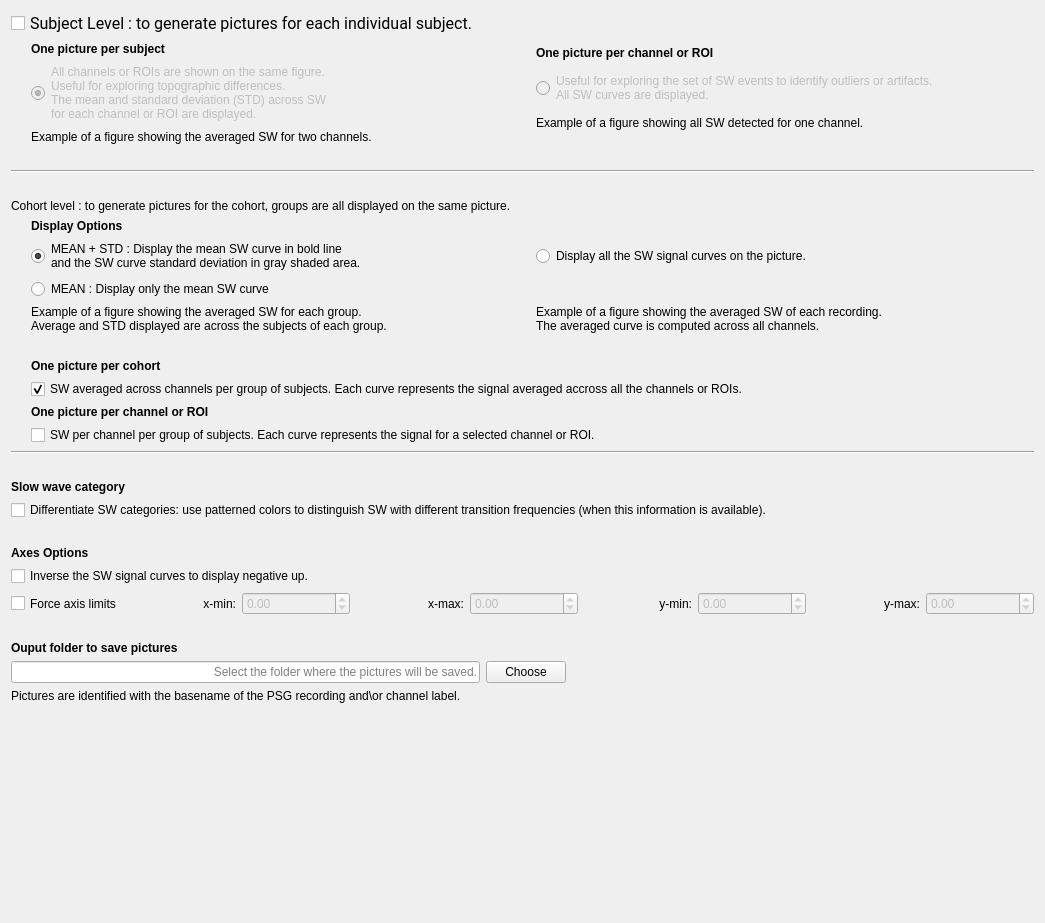
<?xml version="1.0" encoding="UTF-8"?>
<ui version="4.0">
 <class>OutputFiles</class>
 <widget class="QWidget" name="OutputFiles">
  <property name="geometry">
   <rect>
    <x>0</x>
    <y>0</y>
    <width>1045</width>
    <height>923</height>
   </rect>
  </property>
  <property name="windowTitle">
   <string/>
  </property>
  <property name="styleSheet">
   <string notr="true">font: 12pt &quot;Roboto&quot;;</string>
  </property>
  <layout class="QVBoxLayout" name="verticalLayout_6">
   <item>
    <layout class="QVBoxLayout" name="verticalLayout_5">
     <item>
      <widget class="QCheckBox" name="checkBox_enable_subject">
       <property name="sizePolicy">
        <sizepolicy hsizetype="Minimum" vsizetype="Preferred">
         <horstretch>0</horstretch>
         <verstretch>0</verstretch>
        </sizepolicy>
       </property>
       <property name="font">
        <font>
         <family>Roboto</family>
         <pointsize>12</pointsize>
         <italic>false</italic>
         <bold>false</bold>
        </font>
       </property>
       <property name="text">
        <string>Subject Level : to generate pictures for each individual subject.</string>
       </property>
      </widget>
     </item>
     <item>
      <layout class="QHBoxLayout" name="horizontalLayout">
       <item>
        <spacer name="horizontalSpacer_2">
         <property name="orientation">
          <enum>Qt::Orientation::Horizontal</enum>
         </property>
         <property name="sizeType">
          <enum>QSizePolicy::Policy::Fixed</enum>
         </property>
         <property name="sizeHint" stdset="0">
          <size>
           <width>20</width>
           <height>20</height>
          </size>
         </property>
        </spacer>
       </item>
       <item>
        <layout class="QVBoxLayout" name="verticalLayout">
         <item>
          <widget class="QLabel" name="label_9">
           <property name="text">
            <string>&lt;html&gt;&lt;head/&gt;&lt;body&gt;&lt;p&gt;&lt;span style=&quot; font-weight:600;&quot;&gt;One picture per subject&lt;/span&gt;&lt;/p&gt;&lt;/body&gt;&lt;/html&gt;</string>
           </property>
          </widget>
         </item>
         <item>
          <widget class="QRadioButton" name="radioButton_subject_avg">
           <property name="enabled">
            <bool>false</bool>
           </property>
           <property name="sizePolicy">
            <sizepolicy hsizetype="Minimum" vsizetype="Preferred">
             <horstretch>0</horstretch>
             <verstretch>0</verstretch>
            </sizepolicy>
           </property>
           <property name="toolTip">
            <string>Check the display option 'MEAN' in order to check this option.</string>
           </property>
           <property name="text">
            <string>All channels or ROIs are shown on the same figure.
Useful for exploring topographic differences.
The mean and standard deviation (STD) across SW
for each channel or ROI are displayed.</string>
           </property>
           <property name="checked">
            <bool>true</bool>
           </property>
           <attribute name="buttonGroup">
            <string notr="true">buttonGroup_subject_pics</string>
           </attribute>
          </widget>
         </item>
         <item>
          <widget class="QLabel" name="label_17">
           <property name="text">
            <string>Example of a figure showing the averaged SW for two channels.</string>
           </property>
          </widget>
         </item>
         <item>
          <widget class="QLabel" name="label_subject_pic_mean">
           <property name="frameShape">
            <enum>QFrame::Shape::NoFrame</enum>
           </property>
           <property name="text">
            <string/>
           </property>
           <property name="scaledContents">
            <bool>false</bool>
           </property>
          </widget>
         </item>
        </layout>
       </item>
       <item>
        <layout class="QVBoxLayout" name="verticalLayout_4">
         <item>
          <widget class="QLabel" name="label_10">
           <property name="text">
            <string>&lt;html&gt;&lt;head/&gt;&lt;body&gt;&lt;p&gt;&lt;span style=&quot; font-weight:600;&quot;&gt;One picture per channel or ROI&lt;/span&gt;&lt;/p&gt;&lt;/body&gt;&lt;/html&gt;</string>
           </property>
          </widget>
         </item>
         <item>
          <widget class="QRadioButton" name="radioButton_subject_sel">
           <property name="enabled">
            <bool>false</bool>
           </property>
           <property name="sizePolicy">
            <sizepolicy hsizetype="Minimum" vsizetype="Preferred">
             <horstretch>0</horstretch>
             <verstretch>0</verstretch>
            </sizepolicy>
           </property>
           <property name="toolTip">
            <string>Check the display option 'Display all the SW' in order to check this option.</string>
           </property>
           <property name="text">
            <string>Useful for exploring the set of SW events to identify outliers or artifacts.
All SW curves are displayed.</string>
           </property>
           <attribute name="buttonGroup">
            <string notr="true">buttonGroup_subject_pics</string>
           </attribute>
          </widget>
         </item>
         <item>
          <widget class="QLabel" name="label_18">
           <property name="text">
            <string>Example of a figure showing all SW detected for one channel.</string>
           </property>
          </widget>
         </item>
         <item>
          <widget class="QLabel" name="label_subject_pic_all">
           <property name="frameShape">
            <enum>QFrame::Shape::NoFrame</enum>
           </property>
           <property name="text">
            <string/>
           </property>
           <property name="scaledContents">
            <bool>false</bool>
           </property>
          </widget>
         </item>
        </layout>
       </item>
      </layout>
     </item>
     <item>
      <widget class="Line" name="line">
       <property name="orientation">
        <enum>Qt::Orientation::Horizontal</enum>
       </property>
      </widget>
     </item>
     <item>
      <spacer name="verticalSpacer_3">
       <property name="orientation">
        <enum>Qt::Orientation::Vertical</enum>
       </property>
       <property name="sizeType">
        <enum>QSizePolicy::Policy::Fixed</enum>
       </property>
       <property name="sizeHint" stdset="0">
        <size>
         <width>20</width>
         <height>20</height>
        </size>
       </property>
      </spacer>
     </item>
     <item>
      <widget class="QLabel" name="label_2">
       <property name="text">
        <string>&lt;html&gt;&lt;head/&gt;&lt;body&gt;&lt;p&gt;Cohort level : to generate pictures for the cohort, groups are all displayed on the same picture.&lt;/p&gt;&lt;/body&gt;&lt;/html&gt;</string>
       </property>
      </widget>
     </item>
     <item>
      <layout class="QHBoxLayout" name="horizontalLayout_2">
       <item>
        <spacer name="horizontalSpacer">
         <property name="orientation">
          <enum>Qt::Orientation::Horizontal</enum>
         </property>
         <property name="sizeType">
          <enum>QSizePolicy::Policy::Fixed</enum>
         </property>
         <property name="sizeHint" stdset="0">
          <size>
           <width>20</width>
           <height>20</height>
          </size>
         </property>
        </spacer>
       </item>
       <item>
        <layout class="QVBoxLayout" name="verticalLayout_2">
         <item>
          <widget class="QLabel" name="label_3">
           <property name="text">
            <string>&lt;html&gt;&lt;head/&gt;&lt;body&gt;&lt;p&gt;&lt;span style=&quot; font-weight:700;&quot;&gt;Display Options&lt;/span&gt;&lt;/p&gt;&lt;/body&gt;&lt;/html&gt;</string>
           </property>
          </widget>
         </item>
         <item>
          <layout class="QGridLayout" name="gridLayout">
           <item row="3" column="1">
            <widget class="QLabel" name="label_cohort_pic_all">
             <property name="enabled">
              <bool>true</bool>
             </property>
             <property name="sizePolicy">
              <sizepolicy hsizetype="Preferred" vsizetype="Preferred">
               <horstretch>0</horstretch>
               <verstretch>0</verstretch>
              </sizepolicy>
             </property>
             <property name="minimumSize">
              <size>
               <width>0</width>
               <height>0</height>
              </size>
             </property>
             <property name="maximumSize">
              <size>
               <width>16777215</width>
               <height>16777215</height>
              </size>
             </property>
             <property name="frameShape">
              <enum>QFrame::Shape::NoFrame</enum>
             </property>
             <property name="text">
              <string/>
             </property>
             <property name="scaledContents">
              <bool>false</bool>
             </property>
             <property name="alignment">
              <set>Qt::AlignmentFlag::AlignLeading|Qt::AlignmentFlag::AlignLeft|Qt::AlignmentFlag::AlignVCenter</set>
             </property>
            </widget>
           </item>
           <item row="0" column="1">
            <widget class="QRadioButton" name="radioButton_all">
             <property name="text">
              <string>Display all the SW signal curves on the picture.</string>
             </property>
             <attribute name="buttonGroup">
              <string notr="true">buttonGroup_mean</string>
             </attribute>
            </widget>
           </item>
           <item row="1" column="0">
            <widget class="QRadioButton" name="radioButton_mean">
             <property name="text">
              <string>MEAN : Display only the mean SW curve</string>
             </property>
             <attribute name="buttonGroup">
              <string notr="true">buttonGroup_mean</string>
             </attribute>
            </widget>
           </item>
           <item row="0" column="0">
            <widget class="QRadioButton" name="radioButton_meanstd">
             <property name="sizePolicy">
              <sizepolicy hsizetype="Minimum" vsizetype="Preferred">
               <horstretch>0</horstretch>
               <verstretch>0</verstretch>
              </sizepolicy>
             </property>
             <property name="minimumSize">
              <size>
               <width>0</width>
               <height>0</height>
              </size>
             </property>
             <property name="text">
              <string>MEAN + STD : Display the mean SW curve in bold line
and the SW curve standard deviation in gray shaded area.</string>
             </property>
             <property name="checked">
              <bool>true</bool>
             </property>
             <attribute name="buttonGroup">
              <string notr="true">buttonGroup_mean</string>
             </attribute>
            </widget>
           </item>
           <item row="3" column="0">
            <widget class="QLabel" name="label_cohort_pic_shade">
             <property name="sizePolicy">
              <sizepolicy hsizetype="Preferred" vsizetype="Preferred">
               <horstretch>0</horstretch>
               <verstretch>0</verstretch>
              </sizepolicy>
             </property>
             <property name="minimumSize">
              <size>
               <width>0</width>
               <height>0</height>
              </size>
             </property>
             <property name="maximumSize">
              <size>
               <width>16777215</width>
               <height>16777215</height>
              </size>
             </property>
             <property name="frameShape">
              <enum>QFrame::Shape::NoFrame</enum>
             </property>
             <property name="text">
              <string/>
             </property>
             <property name="scaledContents">
              <bool>false</bool>
             </property>
            </widget>
           </item>
           <item row="2" column="0">
            <widget class="QLabel" name="label_6">
             <property name="text">
              <string>Example of a figure showing the averaged SW for each group.
Average and STD displayed are across the subjects of each group.</string>
             </property>
            </widget>
           </item>
           <item row="2" column="1">
            <widget class="QLabel" name="label_7">
             <property name="text">
              <string>Example of a figure showing the averaged SW of each recording.
The averaged curve is computed across all channels.</string>
             </property>
            </widget>
           </item>
          </layout>
         </item>
         <item>
          <widget class="QLabel" name="label_11">
           <property name="text">
            <string>&lt;html&gt;&lt;head/&gt;&lt;body&gt;&lt;p&gt;&lt;span style=&quot; font-weight:600;&quot;&gt;One picture per cohort&lt;/span&gt;&lt;/p&gt;&lt;/body&gt;&lt;/html&gt;</string>
           </property>
          </widget>
         </item>
         <item>
          <widget class="QCheckBox" name="checkBox_cohort_avg">
           <property name="sizePolicy">
            <sizepolicy hsizetype="Minimum" vsizetype="Preferred">
             <horstretch>0</horstretch>
             <verstretch>0</verstretch>
            </sizepolicy>
           </property>
           <property name="text">
            <string>SW averaged across channels per group of subjects. Each curve represents the signal averaged accross all the channels or ROIs.</string>
           </property>
           <property name="checked">
            <bool>true</bool>
           </property>
          </widget>
         </item>
         <item>
          <widget class="QLabel" name="label_12">
           <property name="text">
            <string>&lt;html&gt;&lt;head/&gt;&lt;body&gt;&lt;p&gt;&lt;span style=&quot; font-weight:600;&quot;&gt;One picture per channel or ROI&lt;/span&gt;&lt;/p&gt;&lt;/body&gt;&lt;/html&gt;</string>
           </property>
          </widget>
         </item>
         <item>
          <widget class="QCheckBox" name="checkBox_cohort_sel">
           <property name="sizePolicy">
            <sizepolicy hsizetype="Minimum" vsizetype="Preferred">
             <horstretch>0</horstretch>
             <verstretch>0</verstretch>
            </sizepolicy>
           </property>
           <property name="text">
            <string>SW per channel per group of subjects. Each curve represents the signal for a selected channel or ROI.</string>
           </property>
          </widget>
         </item>
        </layout>
       </item>
      </layout>
     </item>
     <item>
      <widget class="Line" name="line_2">
       <property name="orientation">
        <enum>Qt::Orientation::Horizontal</enum>
       </property>
      </widget>
     </item>
     <item>
      <spacer name="verticalSpacer_8">
       <property name="orientation">
        <enum>Qt::Orientation::Vertical</enum>
       </property>
       <property name="sizeType">
        <enum>QSizePolicy::Policy::Fixed</enum>
       </property>
       <property name="sizeHint" stdset="0">
        <size>
         <width>20</width>
         <height>20</height>
        </size>
       </property>
      </spacer>
     </item>
     <item>
      <layout class="QVBoxLayout" name="verticalLayout_7">
       <item>
        <widget class="QLabel" name="label_8">
         <property name="sizePolicy">
          <sizepolicy hsizetype="Preferred" vsizetype="Preferred">
           <horstretch>0</horstretch>
           <verstretch>0</verstretch>
          </sizepolicy>
         </property>
         <property name="text">
          <string>&lt;html&gt;&lt;head/&gt;&lt;body&gt;&lt;p&gt;&lt;span style=&quot; font-weight:600;&quot;&gt;Slow wave category&lt;/span&gt;&lt;/p&gt;&lt;/body&gt;&lt;/html&gt;</string>
         </property>
        </widget>
       </item>
       <item>
        <widget class="QCheckBox" name="checkBox_category">
         <property name="sizePolicy">
          <sizepolicy hsizetype="Minimum" vsizetype="Preferred">
           <horstretch>0</horstretch>
           <verstretch>0</verstretch>
          </sizepolicy>
         </property>
         <property name="text">
          <string>Differentiate SW categories: use patterned colors to distinguish SW with different transition frequencies (when this information is available).</string>
         </property>
        </widget>
       </item>
      </layout>
     </item>
     <item>
      <spacer name="verticalSpacer_9">
       <property name="orientation">
        <enum>Qt::Orientation::Vertical</enum>
       </property>
       <property name="sizeType">
        <enum>QSizePolicy::Policy::Fixed</enum>
       </property>
       <property name="sizeHint" stdset="0">
        <size>
         <width>20</width>
         <height>20</height>
        </size>
       </property>
      </spacer>
     </item>
     <item>
      <layout class="QVBoxLayout" name="verticalLayout_3">
       <item>
        <widget class="QLabel" name="label">
         <property name="text">
          <string>&lt;html&gt;&lt;head/&gt;&lt;body&gt;&lt;p&gt;&lt;span style=&quot; font-weight:600;&quot;&gt;Axes Options&lt;/span&gt;&lt;/p&gt;&lt;/body&gt;&lt;/html&gt;</string>
         </property>
        </widget>
       </item>
       <item>
        <widget class="QCheckBox" name="checkBox_inverse">
         <property name="sizePolicy">
          <sizepolicy hsizetype="Minimum" vsizetype="Preferred">
           <horstretch>0</horstretch>
           <verstretch>0</verstretch>
          </sizepolicy>
         </property>
         <property name="text">
          <string>Inverse the SW signal curves to display negative up.</string>
         </property>
        </widget>
       </item>
       <item>
        <layout class="QHBoxLayout" name="horizontalLayout_5">
         <item>
          <widget class="QCheckBox" name="checkBox_force_axis">
           <property name="sizePolicy">
            <sizepolicy hsizetype="Minimum" vsizetype="Preferred">
             <horstretch>0</horstretch>
             <verstretch>0</verstretch>
            </sizepolicy>
           </property>
           <property name="toolTip">
            <string>Enable this option for consistent axes across all pictures and define the axes limits. Otherwise, the axes are automatically determined based on the data.</string>
           </property>
           <property name="text">
            <string>Force axis limits</string>
           </property>
          </widget>
         </item>
         <item>
          <widget class="QLabel" name="label_13">
           <property name="text">
            <string>x-min:</string>
           </property>
           <property name="alignment">
            <set>Qt::AlignmentFlag::AlignRight|Qt::AlignmentFlag::AlignTrailing|Qt::AlignmentFlag::AlignVCenter</set>
           </property>
          </widget>
         </item>
         <item>
          <widget class="QDoubleSpinBox" name="doubleSpinBox_xmin">
           <property name="enabled">
            <bool>false</bool>
           </property>
           <property name="minimum">
            <double>-5.000000000000000</double>
           </property>
           <property name="maximum">
            <double>5.000000000000000</double>
           </property>
           <property name="singleStep">
            <double>0.500000000000000</double>
           </property>
          </widget>
         </item>
         <item>
          <widget class="QLabel" name="label_14">
           <property name="text">
            <string>x-max:</string>
           </property>
           <property name="alignment">
            <set>Qt::AlignmentFlag::AlignRight|Qt::AlignmentFlag::AlignTrailing|Qt::AlignmentFlag::AlignVCenter</set>
           </property>
          </widget>
         </item>
         <item>
          <widget class="QDoubleSpinBox" name="doubleSpinBox_xmax">
           <property name="enabled">
            <bool>false</bool>
           </property>
           <property name="minimum">
            <double>-5.000000000000000</double>
           </property>
           <property name="maximum">
            <double>5.000000000000000</double>
           </property>
           <property name="singleStep">
            <double>0.500000000000000</double>
           </property>
          </widget>
         </item>
         <item>
          <widget class="QLabel" name="label_15">
           <property name="text">
            <string>y-min:</string>
           </property>
           <property name="alignment">
            <set>Qt::AlignmentFlag::AlignRight|Qt::AlignmentFlag::AlignTrailing|Qt::AlignmentFlag::AlignVCenter</set>
           </property>
          </widget>
         </item>
         <item>
          <widget class="QDoubleSpinBox" name="doubleSpinBox_ymin">
           <property name="enabled">
            <bool>false</bool>
           </property>
           <property name="minimum">
            <double>-500.000000000000000</double>
           </property>
           <property name="maximum">
            <double>500.000000000000000</double>
           </property>
           <property name="singleStep">
            <double>50.000000000000000</double>
           </property>
          </widget>
         </item>
         <item>
          <widget class="QLabel" name="label_16">
           <property name="text">
            <string>y-max:</string>
           </property>
           <property name="alignment">
            <set>Qt::AlignmentFlag::AlignRight|Qt::AlignmentFlag::AlignTrailing|Qt::AlignmentFlag::AlignVCenter</set>
           </property>
          </widget>
         </item>
         <item>
          <widget class="QDoubleSpinBox" name="doubleSpinBox_ymax">
           <property name="enabled">
            <bool>false</bool>
           </property>
           <property name="minimum">
            <double>-500.000000000000000</double>
           </property>
           <property name="maximum">
            <double>500.000000000000000</double>
           </property>
           <property name="singleStep">
            <double>50.000000000000000</double>
           </property>
          </widget>
         </item>
        </layout>
       </item>
      </layout>
     </item>
     <item>
      <spacer name="verticalSpacer_5">
       <property name="orientation">
        <enum>Qt::Orientation::Vertical</enum>
       </property>
       <property name="sizeType">
        <enum>QSizePolicy::Policy::Fixed</enum>
       </property>
       <property name="sizeHint" stdset="0">
        <size>
         <width>20</width>
         <height>20</height>
        </size>
       </property>
      </spacer>
     </item>
     <item>
      <layout class="QVBoxLayout" name="verticalLayout_9">
       <item>
        <widget class="QLabel" name="label_4">
         <property name="text">
          <string>&lt;html&gt;&lt;head/&gt;&lt;body&gt;&lt;p&gt;&lt;span style=&quot; font-weight:600;&quot;&gt;Ouput folder to save pictures&lt;/span&gt;&lt;/p&gt;&lt;/body&gt;&lt;/html&gt;</string>
         </property>
        </widget>
       </item>
       <item>
        <layout class="QHBoxLayout" name="horizontalLayout_3">
         <item>
          <widget class="QLineEdit" name="lineEdit_output">
           <property name="minimumSize">
            <size>
             <width>0</width>
             <height>0</height>
            </size>
           </property>
           <property name="maximumSize">
            <size>
             <width>900</width>
             <height>16777215</height>
            </size>
           </property>
           <property name="alignment">
            <set>Qt::AlignmentFlag::AlignRight|Qt::AlignmentFlag::AlignTrailing|Qt::AlignmentFlag::AlignVCenter</set>
           </property>
           <property name="placeholderText">
            <string>Select the folder where the pictures will be saved.</string>
           </property>
          </widget>
         </item>
         <item>
          <widget class="QPushButton" name="pushButton_choose">
           <property name="minimumSize">
            <size>
             <width>80</width>
             <height>0</height>
            </size>
           </property>
           <property name="maximumSize">
            <size>
             <width>50</width>
             <height>16777215</height>
            </size>
           </property>
           <property name="text">
            <string>Choose</string>
           </property>
          </widget>
         </item>
         <item>
          <spacer name="horizontalSpacer_3">
           <property name="orientation">
            <enum>Qt::Orientation::Horizontal</enum>
           </property>
           <property name="sizeType">
            <enum>QSizePolicy::Policy::Expanding</enum>
           </property>
           <property name="sizeHint" stdset="0">
            <size>
             <width>40</width>
             <height>20</height>
            </size>
           </property>
          </spacer>
         </item>
        </layout>
       </item>
       <item>
        <widget class="QLabel" name="label_5">
         <property name="text">
          <string>Pictures are identified with the basename of the PSG recording and\or channel label.</string>
         </property>
        </widget>
       </item>
      </layout>
     </item>
     <item>
      <spacer name="verticalSpacer_2">
       <property name="orientation">
        <enum>Qt::Orientation::Vertical</enum>
       </property>
       <property name="sizeHint" stdset="0">
        <size>
         <width>20</width>
         <height>126</height>
        </size>
       </property>
      </spacer>
     </item>
    </layout>
   </item>
  </layout>
 </widget>
 <resources>
  <include location="../../../../../snooz-toolbox/src/main/python/ui/themes/themes.qrc"/>
 </resources>
 <connections>
  <connection>
   <sender>pushButton_choose</sender>
   <signal>clicked()</signal>
   <receiver>OutputFiles</receiver>
   <slot>choose_slot()</slot>
   <hints>
    <hint type="sourcelabel">
     <x>677</x>
     <y>421</y>
    </hint>
    <hint type="destinationlabel">
     <x>624</x>
     <y>308</y>
    </hint>
   </hints>
  </connection>
  <connection>
   <sender>checkBox_cohort_avg</sender>
   <signal>clicked()</signal>
   <receiver>OutputFiles</receiver>
   <slot>out_options_slot()</slot>
   <hints>
    <hint type="sourcelabel">
     <x>459</x>
     <y>228</y>
    </hint>
    <hint type="destinationlabel">
     <x>446</x>
     <y>312</y>
    </hint>
   </hints>
  </connection>
  <connection>
   <sender>checkBox_cohort_sel</sender>
   <signal>clicked()</signal>
   <receiver>OutputFiles</receiver>
   <slot>out_options_slot()</slot>
   <hints>
    <hint type="sourcelabel">
     <x>459</x>
     <y>286</y>
    </hint>
    <hint type="destinationlabel">
     <x>446</x>
     <y>312</y>
    </hint>
   </hints>
  </connection>
  <connection>
   <sender>buttonGroup_mean</sender>
   <signal>buttonClicked(QAbstractButton*)</signal>
   <receiver>OutputFiles</receiver>
   <slot>out_options_slot()</slot>
   <hints>
    <hint type="sourcelabel">
     <x>-1</x>
     <y>-1</y>
    </hint>
    <hint type="destinationlabel">
     <x>445</x>
     <y>496</y>
    </hint>
   </hints>
  </connection>
  <connection>
   <sender>checkBox_force_axis</sender>
   <signal>clicked()</signal>
   <receiver>OutputFiles</receiver>
   <slot>out_options_slot()</slot>
   <hints>
    <hint type="sourcelabel">
     <x>77</x>
     <y>902</y>
    </hint>
    <hint type="destinationlabel">
     <x>447</x>
     <y>561</y>
    </hint>
   </hints>
  </connection>
  <connection>
   <sender>checkBox_enable_subject</sender>
   <signal>clicked()</signal>
   <receiver>OutputFiles</receiver>
   <slot>out_options_slot()</slot>
   <hints>
    <hint type="sourcelabel">
     <x>656</x>
     <y>29</y>
    </hint>
    <hint type="destinationlabel">
     <x>662</x>
     <y>526</y>
    </hint>
   </hints>
  </connection>
 </connections>
 <slots>
  <slot>choose_slot()</slot>
  <slot>out_options_slot()</slot>
 </slots>
 <buttongroups>
  <buttongroup name="buttonGroup_subject_pics"/>
  <buttongroup name="buttonGroup_mean"/>
 </buttongroups>
</ui>
